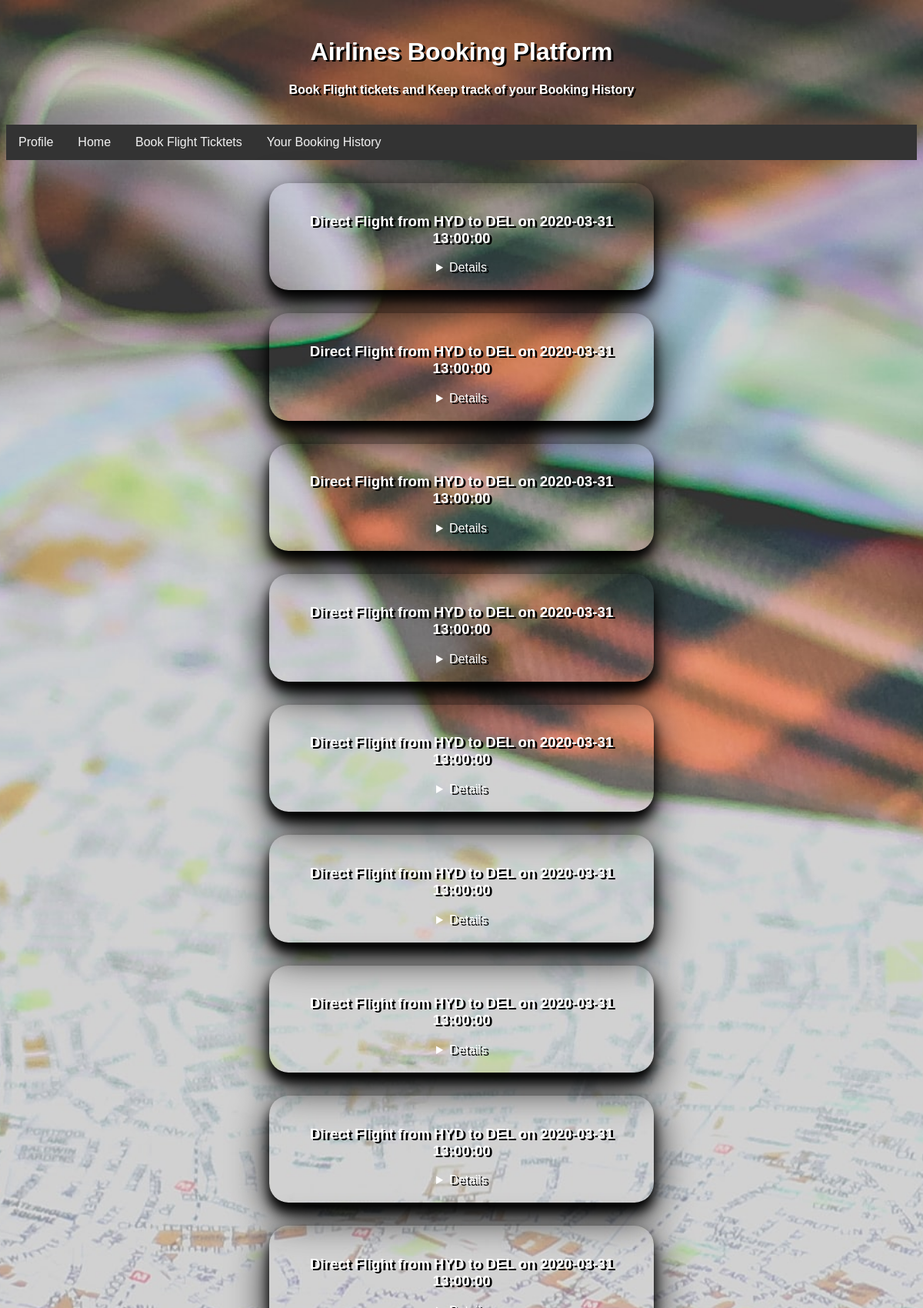
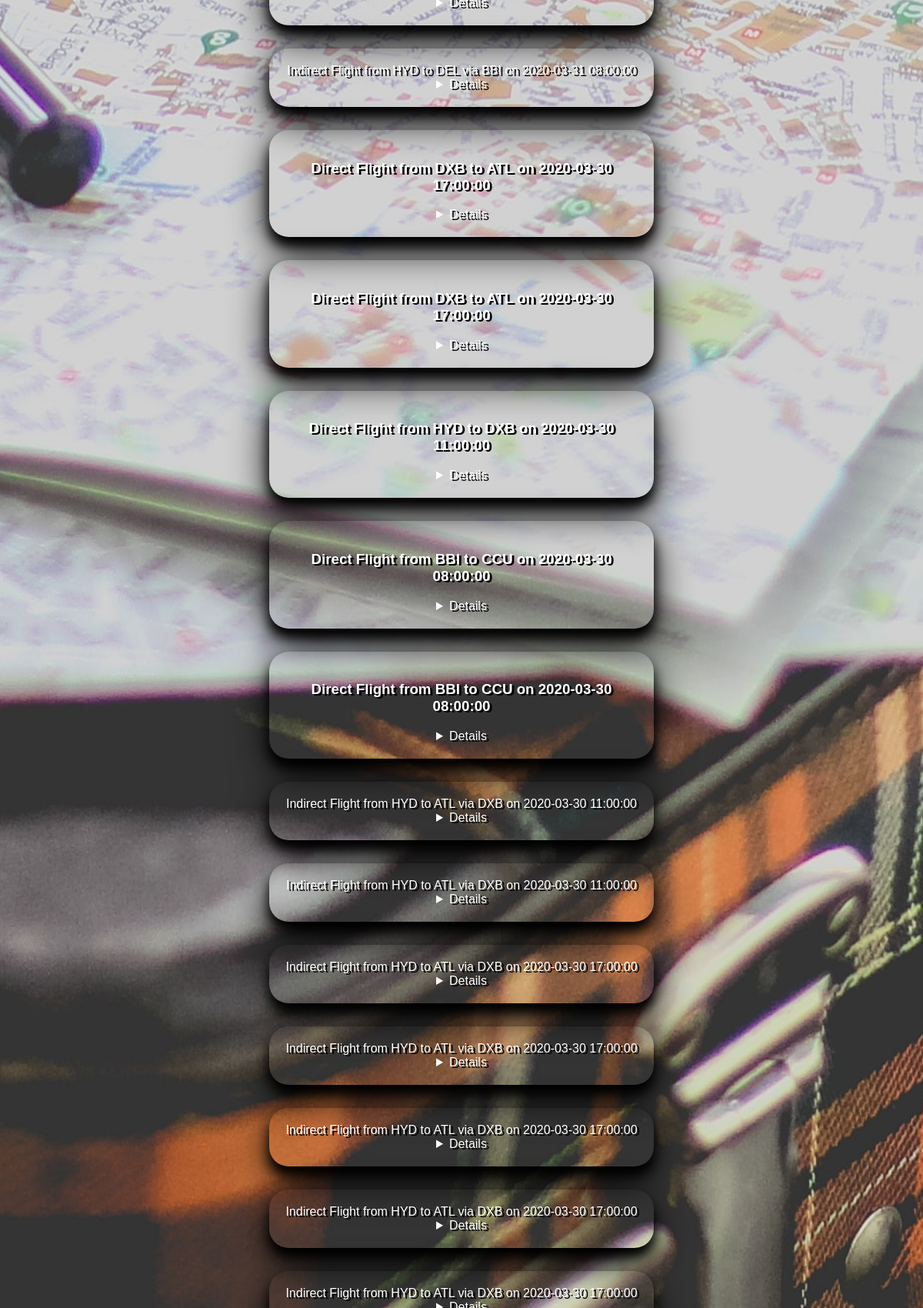
The app's page /bookinghistory.php (signed in, upper part) with its own data (2 pictures, top to bottom).
### tables this page shows
CREATE TABLE IF NOT EXISTS `books` (
  `booking_id` int(6) UNSIGNED ZEROFILL NOT NULL AUTO_INCREMENT,
  `email` varchar(100) NOT NULL,
  `booking_name` varchar(50) NOT NULL,
  `Age` int(11) NOT NULL,
  `type_of_identification` varchar(50) NOT NULL,
  `id_number` varchar(50) NOT NULL,
  `phone_number` bigint(255) NOT NULL,
  `class` varchar(50) NOT NULL,
  `source` varchar(50) NOT NULL,
  `destination` varchar(50) NOT NULL,
  `halt_station` varchar(20) DEFAULT NULL,
  `plane_id1` varchar(20) NOT NULL,
  `plane_id2` varchar(20) DEFAULT NULL,
  `total_fare` int(100) NOT NULL,
  `anum` int(11) NOT NULL,
  `cnum` int(11) NOT NULL,
  `timestamp` timestamp NOT NULL DEFAULT current_timestamp() ON UPDATE current_timestamp(),
  `dtd1` datetime NOT NULL,
  `dta1` datetime NOT NULL,
  `dtd2` datetime DEFAULT NULL,
  `dta2` datetime DEFAULT NULL,
  PRIMARY KEY (`booking_id`,`email`)
);

### bookinghistory.php (the view, shortened to what this page needs)
<?php
require_once "dbconnect.php";
$email=$_SESSION["email"];
$query="select * from books where email='$email' order by timestamp DESC";
$result=mysqli_query($con,$query);
$tuples=mysqli_fetch_all($result);
echo'<html>
<head>
	<title>Booking History</title>
	<meta charset="utf-8">
<meta name="viewport" content="width=device-width, initial-scale=1">
<link rel="stylesheet" type="text/css" href="/AirlinesBooking/layoutsstyle.css">
</head>
    <body>
    	<div class="header">
    		<h1>Airlines Booking Platform</h1>
    		<p>Book Flight tickets and Keep track of your Booking History</p>
    	</div>
    	<div class="topnav">
    		<a href="profile.php">Profile</a>
    		<a href="usershome.php">Home</a>
    		<a href="booktickets.php">Book Flight Ticktets</a>
    		<a href="bookinghistory.php">Your Booking History</a>
    	</div>';
foreach($tuples as $row){
  if($row[12]){
  	echo'<center>';
  echo'<div class="column container" style="width:100%"';
  echo'<h3 style="color:white;text-align:center">Indirect Flight from '.$row[8].' to '.$row[9].' via '.$row[10].' on '.$row[17].'</h3>';
  echo'<details style="text-align:center">
  <p> Booking Number : '.$row[0].'   Booking Name : '.$row[2].'    Age : '.$row[3].'</p>
  <p> Type of ID  : '.$row[4].'    '.$row[4].'Number : '.$row[5].'    PhoneNumber:'.$row[6].' </p>
  <p> Class of Ticket : '.$row[7].'</p>
  <p> Plane from '.$row[8].' to '.$row[10].' : '.$row[11].'</p>
  <p> ---------Date and Time of Depature '.$row[17].'</p>
  <p> ---------Date and Time of Arrival  '.$row[18].'</p>
  <p> Plane from '.$row[10].' to '.$row[9].' : '.$row[12].'</p>
  <p> ---------Date and Time of Depature '.$row[19].'</p>
  <p> ---------Date and Time of Arrival  '.$row[20].'</p>
  <p>Number of Adults : '.$row[14].'    Number of Infants : '.$row[15].'</p>
  <p>Total Fare : '.$row[13].'</p>
  </details>';
  echo'</div>';
  echo"</center>";
  }
  else{
  echo"<center>";
  echo'<div class="column container">';
  echo'<h3>Direct Flight from '.$row[8].' to '.$row[9].' on '.$row[17].'</h3>';
   echo'<details style="text-align:center">
  <p> Booking Number : '.$row[0].'   Booking Name : '.$row[2].'   Age : '.$row[3].'</p>
  <p> Type of ID  : '.$row[4].'    '.$row[4].'Number : '.$row[5].'   PhoneNumber:'.$row[6].' </p>
  <p> Class of Ticket : '.$row[7].'</p>
  <p> Plane from '.$row[8].' to '.$row[9].' : '.$row[11].'</p>
  <p> ---------Date and Time of Depature '.$row[17].'</p>
  <p> ---------Date and Time of Arrival  '.$row[18].'</p>
  <p>Number of Adults : '.$row[14].' Number of Infants : '.$row[15].'</p>
  <p>Total Fare : '.$row[13].'</p>
  </details>';
  echo'</div>';
  echo"</center>";
  }
}
?>

### layoutsstyle.css (style rules this page uses)
* { box-sizing: border-box; }
body { height: 100%; background: url(francesca-tirico-9G9vxsMzi18-unsplash.jpg) no-repeat center center fixed; -webkit-background-size: cover; -moz-background-size: cover; -o-background-size: cover; background-size: cover; min-height: 100px margin: 0; }
.header { padding: 20px; text-align: center; font-family: "Comic Sans MS", cursive, sans-serif; color:white; text-shadow: 3px 2px black; font-weight: bold; }
.topnav { overflow: hidden; font-style: "Comic Sans MS", cursive, sans-serif; background-color: #333; }
.topnav a { font-family: "Comic Sans MS", cursive, sans-serif; float: left; display: block; color: #f2f2f2; text-align: center; padding: 14px 16px; text-decoration: none; }
.column { position: center; width :100%; padding: 10px; color:white; text-shadow: 3px 2px black; font-family: "Comic Sans MS", cursive, sans-serif; text-align: center; }
.container { position: center; margin: 30px; max-width: 500px; padding-top: 20px; padding-right: 20px; padding-left: 20px; padding-bottom: 20px; border-radius: 25px; box-shadow: 0 12px 16px 0 black, 0 17px 50px 0 black; opacity: 1; }

### records on screen
books: source "HYD", destination "DEL", dtd1 "2020-03-31 13:00:00"
books: source "HYD", destination "DEL", dtd1 "2020-03-31 13:00:00"
books: source "HYD", destination "DEL", dtd1 "2020-03-31 13:00:00"
books: source "HYD", destination "DEL", dtd1 "2020-03-31 13:00:00"
books: source "HYD", destination "DEL", dtd1 "2020-03-31 13:00:00"
books: source "HYD", destination "DEL", dtd1 "2020-03-31 13:00:00"
books: source "HYD", destination "DEL", dtd1 "2020-03-31 13:00:00"
books: source "HYD", destination "DEL", dtd1 "2020-03-31 13:00:00"
books: source "HYD", destination "DEL", dtd1 "2020-03-31 13:00:00"
books: source "HYD", destination "DEL", halt_station "BBI", dtd1 "2020-03-31 08:00:00"
books: source "DXB", destination "ATL", dtd1 "2020-03-30 17:00:00"
books: source "DXB", destination "ATL", dtd1 "2020-03-30 17:00:00"
books: source "HYD", destination "DXB", dtd1 "2020-03-30 11:00:00"
books: source "BBI", destination "CCU", dtd1 "2020-03-30 08:00:00"
books: source "BBI", destination "CCU", dtd1 "2020-03-30 08:00:00"
books: source "HYD", destination "ATL", halt_station "DXB", dtd1 "2020-03-30 11:00:00"
books: source "HYD", destination "ATL", halt_station "DXB", dtd1 "2020-03-30 11:00:00"
books: source "HYD", destination "ATL", halt_station "DXB", dtd1 "2020-03-30 17:00:00"
books: source "HYD", destination "ATL", halt_station "DXB", dtd1 "2020-03-30 17:00:00"
books: source "HYD", destination "ATL", halt_station "DXB", dtd1 "2020-03-30 17:00:00"
books: source "HYD", destination "ATL", halt_station "DXB", dtd1 "2020-03-30 17:00:00"
books: source "HYD", destination "ATL", halt_station "DXB", dtd1 "2020-03-30 17:00:00"
